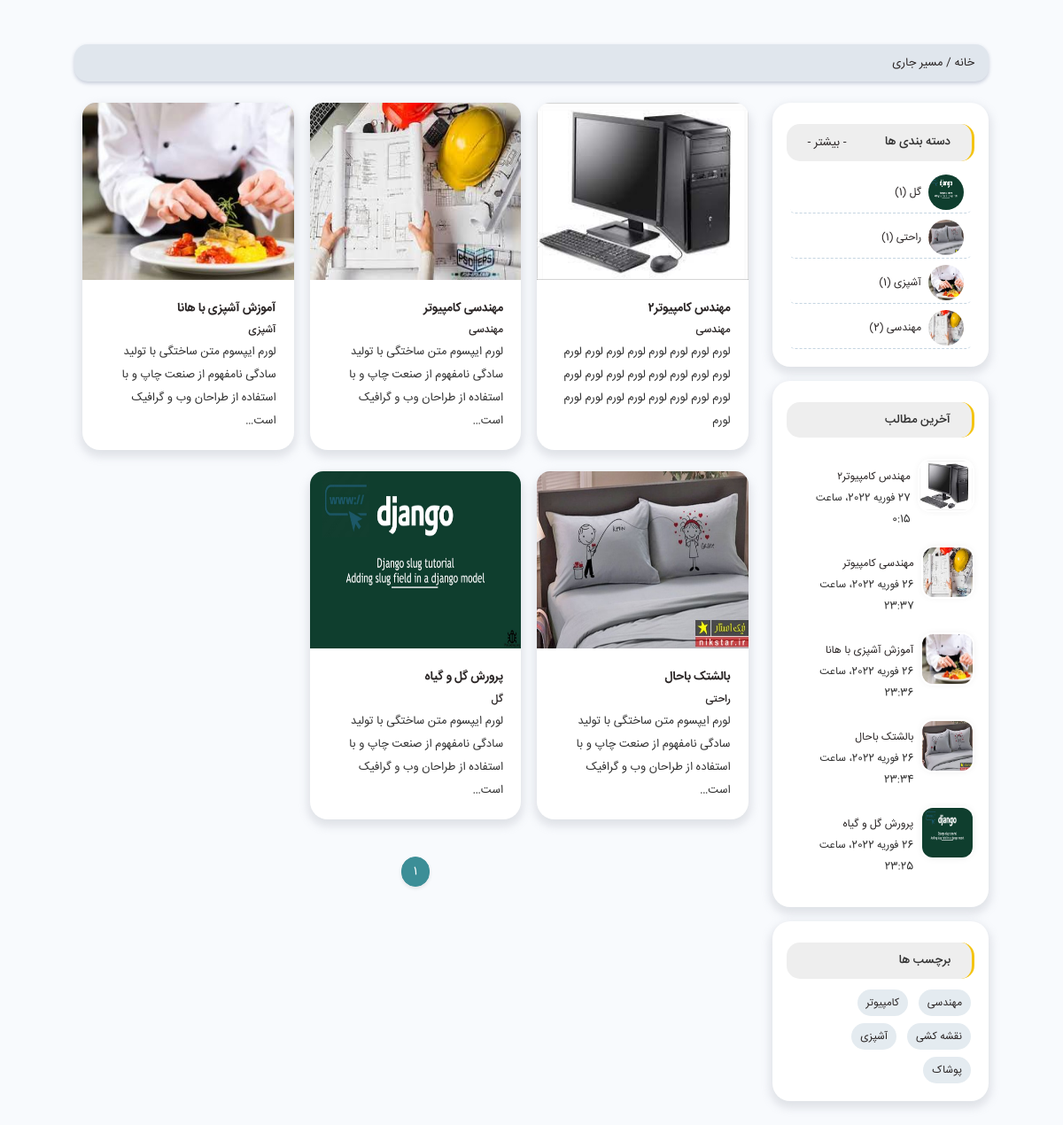
Page /pages on the earlier database version.
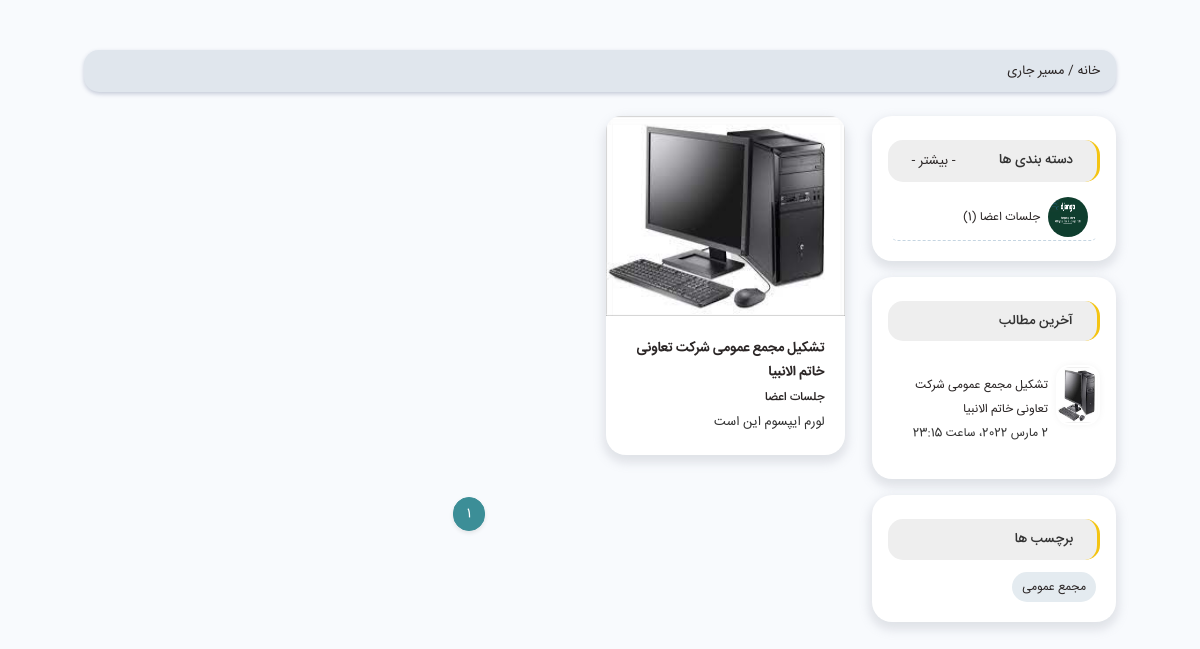
Same page on the later database version.
### domain/models.py (models this page shows, shortened)
class Category(models.Model):
    title = models.CharField(max_length=100, unique=True,verbose_name="عنوان")
    parent = models.ForeignKey(
        "self", on_delete=models.CASCADE, related_name="children", blank=True, null=True, verbose_name="والد"
    )
    cover = models.ImageField(
        upload_to="images/pages", verbose_name="عکس کاور"
    )
    created_at = models.DateTimeField(auto_now=True, verbose_name='تاریخ ایجاد')
    updated_at = models.DateTimeField(auto_now_add=True, verbose_name='تاریخ ویرایش')
    class Meta:
        verbose_name = 'دسته بندی'
        verbose_name_plural = 'دسته بندی'

class Page(models.Model):
    title = models.CharField(max_length=450,verbose_name="عنوان")
    description = models.TextField(verbose_name="توضیحات")
    slug = models.SlugField(max_length=200, unique=True,verbose_name="اسلاگ")
    category = models.ForeignKey(Category, on_delete=models.CASCADE,related_name='pages',verbose_name="دسته بندی")
    tags = models.ManyToManyField(Tag,related_name='pages',verbose_name="برچسب")
    content = RichTextField(verbose_name="بدنه صفحه")
    page_group = models.ForeignKey(PageGroup, on_delete=models.CASCADE,verbose_name="گروه صفحه")
    cover = models.ImageField(
        upload_to="images/pages",verbose_name="عکس کاور"
    )
    published_at = models.DateTimeField(default=timezone.now,verbose_name="تاریخ انتشار")
    created_at = models.DateTimeField(auto_now_add=True)
    updated_at = models.DateTimeField(auto_now=True)
    is_active = models.BooleanField(default=True,verbose_name="وضعیت")
    class Meta:
        verbose_name = 'صفحه'
        verbose_name_plural = 'صفحهات'

class Tag(models.Model):
    title = models.CharField(max_length=100, unique=True,verbose_name="عنوان")
    created_at = models.DateTimeField(auto_now=True, verbose_name='تاریخ ایجاد')
    updated_at = models.DateTimeField(auto_now_add=True, verbose_name='تاریخ ویرایش')
    class Meta:
        verbose_name = 'برچسب'
        verbose_name_plural = 'برچسب'

### apps/home/views.py (the view)
# urls.py: path('pages',Blogs.as_view(),name='blogs'),
class Blogs(ListView):
    model = Page
    queryset = Page.objects.all()
    template_name = 'home/blogs.html'
    paginate_by = 5
    ordering = '-created_at'
    extra_context = {
        'categories':Category.objects.all(),
        'last_blogs':Page.objects.order_by('-created_at')[:5],
        'tags':Tag.objects.all()[:5],
    }

### templates/home/blogs.html (shortened to what the changed rows need)
{% extends 'base.html' %}
{% block content %}
        <section class="container mb-4">
            <div class="row">
                <div class="col-xl-3 order-xl-0 order-1 mb-4">
                    <div class="card pcountry cati p-3 mb-3">
                        <div class="d-flex flex-row justify-content-between bg-light py-2 px-4 my-2 bright radius15">
                            <h2>دسته بندی ها</h2>
                        </div>
                        <ul class="list-unstyled">
                            {% for category in categories %}
                            <li><a href="#"><img src="{{ category.cover.url }}" class="ml-2" /><span>{{ category.title }} ({{ category.pages.all|length }})</span></a></li>
                            {% endfor %}
                        </ul>
                    </div>
                    <div class="card thumb-post p-3 mb-3">
                        <h2 class="bg-light py-2 px-4 mt-2 mb-4 bright radius15">آخرین مطالب</h2>
                        <ul class="fa12">
                            {% for last_blog in last_blogs %}
                                                            <li>
                                <div class="d-flex flex-row">
                                    <a href="#"><img src="{{ last_blog.cover.url }}" /></a>
                                    <div class="m-2">
                                        <p><a href="#">{{ last_blog.title }}</a></p>
                                        <span>{{ last_blog.created_at }}</span>
                                    </div>
                                </div>
                            </li>
                            {% endfor %}
                        </ul>
                    </div>
                    <div class="card pcolor  p-3 mb-3">
                        <h2 class="bg-light py-2 px-4 my-2 bright radius15">برچسب ها</h2>
                        <ul>
                            {% for tag in tags %}
                            <li><a href="#">{{ tag.title }}</a></li>
                            {% endfor %}
                        </ul>
                    </div>
                </div>
                <div class="col-xl-9  order-xl-1 order-0 mb-4">
                            <div class="row">
                                {% for blog in object_list %}
                                <div class="col-lg-4 col-sm-6 mb-4">
                                    <div class="card">
                                        <a href="blog_destails.html"><img class="card-img-top" style="height: 200px" src="{{ blog.cover.url }}" alt="Card image"></a>
                                        <div class="card-body">
                                            <h2 class="IRANSans_Bold"><a href="blog_destails.html">{{ blog.title }}</a></h2>
                                            <span class="text-primary fa12 IRANSans_Medium"><a href="#">{{ blog.category.title }}</a></span>
                                            <p>
                                               {{ blog.description }}
                                            </p>
                                        </div>
                                    </div>
                                </div>
                                {% endfor %}
                            </div>
                </div>
            </div>
        </section>
{% endblock %}

Differences in the rows shown:
removed Category: cover (picture), title "راحتی", pages.all|length "1"
removed Category: cover (picture), title "آشپزی", pages.all|length "1"
removed Category: cover (picture), title "مهندسی", pages.all|length "2"
removed Page: cover (picture), title "مهندس کامپیوتر۲", created_at "27 فوریه 2022، ساعت 0:15", category "مهندسی", description "لورم لورم لورم لورم لورم لورم لورم لورم لورم لورم لورم لورم لورم لورم لورم لورم لورم لورم لورم لورم لورم لورم لورم لورم لورم"
removed Page: cover (picture), title "مهندسی کامپیوتر", created_at "26 فوریه 2022، ساعت 23:37", category "مهندسی", description "لورم ایپسوم متن ساختگی با تولید سادگی نامفهوم از صنعت چاپ و با استفاده از طراحان وب و گرافیک است…"
removed Page: cover (picture), title "آموزش آشپزی با هانا", created_at "26 فوریه 2022، ساعت 23:36", category "آشپزی", description "لورم ایپسوم متن ساختگی با تولید سادگی نامفهوم از صنعت چاپ و با استفاده از طراحان وب و گرافیک است…"
removed Page: cover (picture), title "بالشتک باحال", created_at "26 فوریه 2022، ساعت 23:34", category "راحتی", description "لورم ایپسوم متن ساختگی با تولید سادگی نامفهوم از صنعت چاپ و با استفاده از طراحان وب و گرافیک است…"
removed Page: cover (picture), title "پرورش گل و گیاه", created_at "26 فوریه 2022، ساعت 23:25", category "گل", description "لورم ایپسوم متن ساختگی با تولید سادگی نامفهوم از صنعت چاپ و با استفاده از طراحان وب و گرافیک است…"
removed Tag: title "کامپیوتر"
removed Tag: title "نقشه کشی"
removed Tag: title "آشپزی"
removed Tag: title "پوشاک"
changed Category id 1: title "گل" → "جلسات اعضا"
added Page: cover (picture), title "تشکیل مجمع عمومی شرکت تعاونی خاتم الانبیا", created_at "2 مارس 2022، ساعت 23:15", category "جلسات اعضا", description "لورم ایپسوم این است"
changed Tag: title "مهندسی" → "مجمع عمومی"
